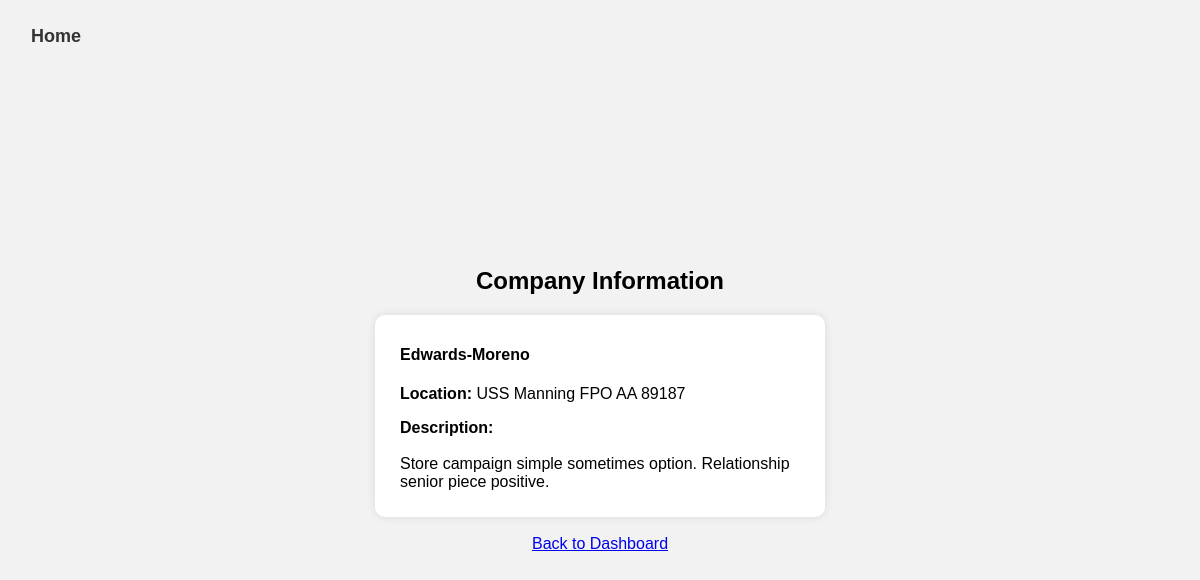
The page /company_info/305bf4d8-e355-49b7-83cf-962cff1468da on the database its author committed.
### util/models.py (models this page shows)
class Company(db.Model):
    Company_ID = db.Column(db.String(255), primary_key=True)
    Company_Name = db.Column(db.String(255), nullable=False)
    Company_Location = db.Column(db.String(255))
    Company_Description = db.Column(db.Text)

### util/route.py (the view)
@main_routes.route('/company_info/<company_id>')
def company_info(company_id):
    company = Company.query.get(company_id)
    return render_template('company_info.html', company=company)

### templates/company_info.html
<!DOCTYPE html>
<html lang="en">
<head>
    <link rel="stylesheet" type="text/css" href="{{ url_for('static', filename='personal_info.css') }}">
</head>
<body>
    <button id="home-link" onclick="window.location.href='/'">Home</button>
    <div class="container">
    <h2>Company Information</h2>
        <div style=
            "
            text-align: left;
            width: 400px;
            background-color: #ffffff;
            padding: 20px;
            padding-top: 10px;
            padding-left: 25px;
            padding-right: 25px;
            padding-bottom: 10px;
            border-radius: 10px;
            box-shadow: 0 0 10px rgba(0, 0, 0, 0.1);"
        >
            <h4>{{ company.Company_Name }}</h4>
            <p><b>Location: </b>{{ company.Company_Location }}</p>
            <p><b>Description: </b>
                <br><br>{{ company.Company_Description }}</p>
        </div>
        <br>
        <a href="{{ url_for('main_routes.jobs') }}">Back to Dashboard</a>
    </div>
</body>
</html>

### static/personal_info.css (style rules this page uses)
body { font-family: 'Arial', sans-serif; display: flex; justify-content: center; align-items: center; background-color: #f2f2f2; height: 100vh; margin: 0; }
.container { text-align: center; }
#home-link { position: fixed; font-size: large; top: 25px; left: 25px; text-decoration: none; color: #333; font-weight: bold; background: none; border: none; cursor: pointer; }

### rows shown on the page
Company: Company_Name "Edwards-Moreno", Company_Location "USS Manning FPO AA 89187", Company_Description "Store campaign simple sometimes option. Relationship senior piece positive."
